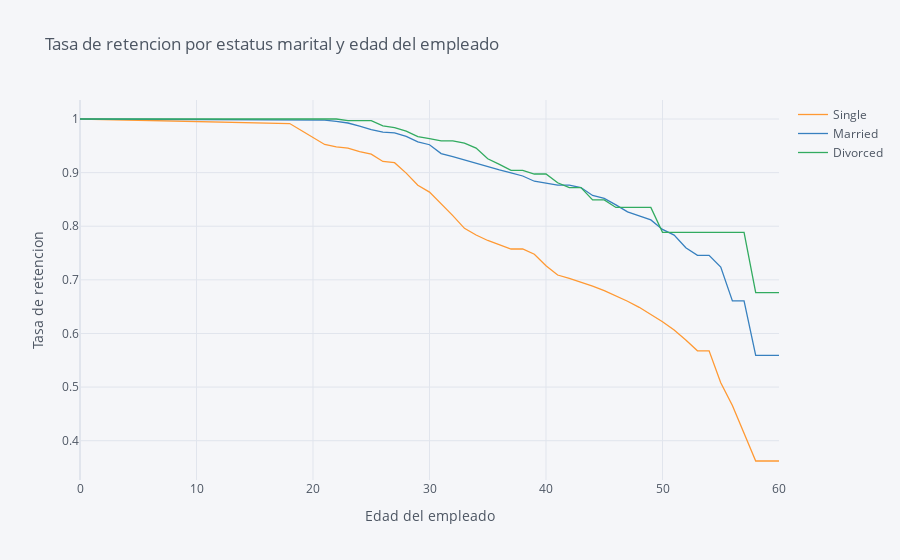

Notebook code cell kept with this figure:
### Markdown cell above
## 5. Let's also look at the marital status curves by employee age. Generate and plot the survival curves showing retention rates by marital status and age.

### Code cell
tasa_retencion=survival(data,'MaritalStatus','Age','Attrition')
tasa_retencion.iplot(kind='line',xTitle='Edad del empleado', yTitle='Tasa de retencion',title='Tasa de retencion por estatus marital y edad del empleado')

### Figure 1 — Plotly figure (JSON) as saved in the notebook; plotly's stock layout.template omitted (floating-point values rounded to 4 significant figures)
{"data": [{"line": {"color": "rgba(255, 153, 51, 1.0)", "dash": "solid", "shape": "linear", "width": 1.3}, "mode": "lines", "name": "Single", "text": "", "type": "scatter", "x": [0, 18, 19, 20, 21, 22, 23, 24, 25, 26, 27, 28, 29, 30, 31, 32, 33, 34, 35, 36, 37, 38, 39, 40, 41, 42, 43, 44, 45, 46, 47, 48, 49, 50, 51, 52, 53, 54, 55, 56, 57, 58, 59, 60], "y": [1, 0.9915, 0.9786, 0.9657, 0.9525, 0.9481, 0.9459, 0.9391, 0.9346, 0.9208, 0.9185, 0.899, 0.8765, 0.8636, 0.8421, 0.8198, 0.7961, 0.7837, 0.7734, 0.7659, 0.7575, 0.7575, 0.7477, 0.7263, 0.709, 0.7027, 0.6957, 0.6882, 0.6799, 0.6705, 0.6601, 0.6488, 0.636, 0.6219, 0.6064, 0.588, 0.5677, 0.5677, 0.508, 0.4656, 0.4139, 0.3622, 0.3622, 0.3622]}, {"line": {"color": "rgba(55, 128, 191, 1.0)", "dash": "solid", "shape": "linear", "width": 1.3}, "mode": "lines", "name": "Married", "text": "", "type": "scatter", "x": [0, 18, 19, 20, 21, 22, 23, 24, 25, 26, 27, 28, 29, 30, 31, 32, 33, 34, 35, 36, 37, 38, 39, 40, 41, 42, 43, 44, 45, 46, 47, 48, 49, 50, 51, 52, 53, 54, 55, 56, 57, 58, 59, 60], "y": [1, 0.9978, 0.9978, 0.9978, 0.9978, 0.9955, 0.9925, 0.9865, 0.9804, 0.9757, 0.9741, 0.9675, 0.9573, 0.952, 0.9355, 0.9297, 0.9235, 0.9171, 0.9103, 0.9052, 0.8996, 0.8937, 0.884, 0.8805, 0.8766, 0.8766, 0.8721, 0.8574, 0.8521, 0.8399, 0.8267, 0.8195, 0.8118, 0.7941, 0.7835, 0.7598, 0.7457, 0.7457, 0.7238, 0.6608, 0.6608, 0.5592, 0.5592, 0.5592]}, {"line": {"color": "rgba(50, 171, 96, 1.0)", "dash": "solid", "shape": "linear", "width": 1.3}, "mode": "lines", "name": "Divorced", "text": "", "type": "scatter", "x": [0, 18, 19, 20, 21, 22, 23, 24, 25, 26, 27, 28, 29, 30, 31, 32, 33, 34, 35, 36, 37, 38, 39, 40, 41, 42, 43, 44, 45, 46, 47, 48, 49, 50, 51, 52, 53, 54, 55, 56, 57, 58, 59, 60], "y": [1, 1, 1, 1, 1, 1, 0.9969, 0.9969, 0.9969, 0.9873, 0.9841, 0.9774, 0.967, 0.9633, 0.9594, 0.9594, 0.955, 0.9458, 0.9258, 0.9153, 0.9041, 0.9041, 0.8974, 0.8974, 0.8811, 0.8719, 0.8719, 0.849, 0.849, 0.8351, 0.8351, 0.8351, 0.8351, 0.7887, 0.7887, 0.7887, 0.7887, 0.7887, 0.7887, 0.7887, 0.7887, 0.676, 0.676, 0.676]}], "layout": {"legend": {"bgcolor": "#F5F6F9", "font": {"color": "#4D5663"}}, "paper_bgcolor": "#F5F6F9", "plot_bgcolor": "#F5F6F9", "title": {"font": {"color": "#4D5663"}, "text": "Tasa de retencion por estatus marital y edad del empleado"}, "xaxis": {"gridcolor": "#E1E5ED", "showgrid": true, "tickfont": {"color": "#4D5663"}, "title": {"font": {"color": "#4D5663"}, "text": "Edad del empleado"}, "zerolinecolor": "#E1E5ED"}, "yaxis": {"gridcolor": "#E1E5ED", "showgrid": true, "tickfont": {"color": "#4D5663"}, "title": {"font": {"color": "#4D5663"}, "text": "Tasa de retencion"}, "zerolinecolor": "#E1E5ED"}}}
